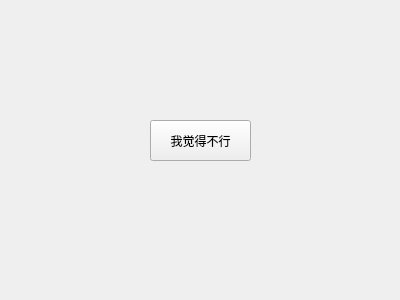
<?xml version="1.0" encoding="UTF-8"?>
<ui version="4.0">
 <class>Widget</class>
 <widget class="QWidget" name="Widget">
  <property name="geometry">
   <rect>
    <x>0</x>
    <y>0</y>
    <width>400</width>
    <height>300</height>
   </rect>
  </property>
  <property name="windowTitle">
   <string>Widget</string>
  </property>
  <widget class="QPushButton" name="pushButton">
   <property name="geometry">
    <rect>
     <x>150</x>
     <y>120</y>
     <width>101</width>
     <height>41</height>
    </rect>
   </property>
   <property name="text">
    <string>我觉得不行</string>
   </property>
  </widget>
 </widget>
 <layoutdefault spacing="6" margin="11"/>
 <resources/>
 <connections/>
</ui>
